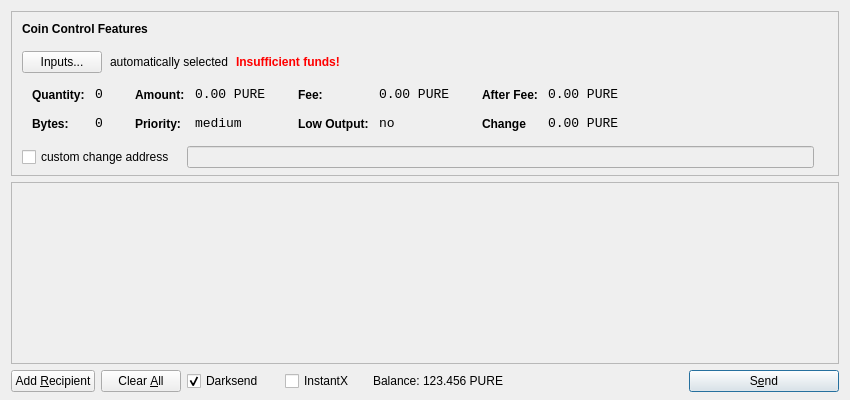
<?xml version="1.0" encoding="UTF-8"?>
<ui version="4.0">
 <class>SendCoinsDialog</class>
 <widget class="QDialog" name="SendCoinsDialog">
  <property name="geometry">
   <rect>
    <x>0</x>
    <y>0</y>
    <width>850</width>
    <height>400</height>
   </rect>
  </property>
  <property name="windowTitle">
   <string>Send Coins</string>
  </property>
  <layout class="QVBoxLayout" name="verticalLayout" stretch="0,1,0">
   <property name="bottomMargin">
    <number>8</number>
   </property>
   <item>
    <widget class="QFrame" name="frameCoinControl">
     <property name="sizePolicy">
      <sizepolicy hsizetype="Expanding" vsizetype="Expanding">
       <horstretch>0</horstretch>
       <verstretch>0</verstretch>
      </sizepolicy>
     </property>
     <property name="maximumSize">
      <size>
       <width>16777215</width>
       <height>16777215</height>
      </size>
     </property>
     <property name="frameShape">
      <enum>QFrame::StyledPanel</enum>
     </property>
     <property name="frameShadow">
      <enum>QFrame::Sunken</enum>
     </property>
     <layout class="QVBoxLayout" name="verticalLayoutCoinControl2">
      <property name="spacing">
       <number>-1</number>
      </property>
      <property name="leftMargin">
       <number>0</number>
      </property>
      <property name="topMargin">
       <number>0</number>
      </property>
      <property name="rightMargin">
       <number>0</number>
      </property>
      <property name="bottomMargin">
       <number>6</number>
      </property>
      <item>
       <layout class="QVBoxLayout" name="verticalLayoutCoinControl" stretch="0,0,0,0,1">
        <property name="spacing">
         <number>0</number>
        </property>
        <property name="leftMargin">
         <number>10</number>
        </property>
        <property name="topMargin">
         <number>10</number>
        </property>
        <item>
         <layout class="QHBoxLayout" name="horizontalLayoutCoinControl1">
          <property name="bottomMargin">
           <number>15</number>
          </property>
          <item>
           <widget class="QLabel" name="labelCoinControlFeatures">
            <property name="sizePolicy">
             <sizepolicy hsizetype="Preferred" vsizetype="Maximum">
              <horstretch>0</horstretch>
              <verstretch>0</verstretch>
             </sizepolicy>
            </property>
            <property name="font">
             <font>
              <weight>75</weight>
              <bold>true</bold>
             </font>
            </property>
            <property name="styleSheet">
             <string notr="true">font-weight:bold;</string>
            </property>
            <property name="text">
             <string>Coin Control Features</string>
            </property>
           </widget>
          </item>
         </layout>
        </item>
        <item>
         <layout class="QHBoxLayout" name="horizontalLayoutCoinControl2" stretch="0,0,0,0">
          <property name="spacing">
           <number>8</number>
          </property>
          <property name="bottomMargin">
           <number>10</number>
          </property>
          <item>
           <widget class="QPushButton" name="pushButtonCoinControl">
            <property name="styleSheet">
             <string notr="true"/>
            </property>
            <property name="text">
             <string>Inputs...</string>
            </property>
           </widget>
          </item>
          <item>
           <widget class="QLabel" name="labelCoinControlAutomaticallySelected">
            <property name="text">
             <string>automatically selected</string>
            </property>
            <property name="margin">
             <number>5</number>
            </property>
           </widget>
          </item>
          <item>
           <widget class="QLabel" name="labelCoinControlInsuffFunds">
            <property name="font">
             <font>
              <weight>75</weight>
              <bold>true</bold>
             </font>
            </property>
            <property name="styleSheet">
             <string notr="true">color:red;font-weight:bold;</string>
            </property>
            <property name="text">
             <string>Insufficient funds!</string>
            </property>
            <property name="margin">
             <number>5</number>
            </property>
           </widget>
          </item>
          <item>
           <spacer name="horizontalSpacerCoinControl">
            <property name="orientation">
             <enum>Qt::Horizontal</enum>
            </property>
            <property name="sizeHint" stdset="0">
             <size>
              <width>40</width>
              <height>1</height>
             </size>
            </property>
           </spacer>
          </item>
         </layout>
        </item>
        <item>
         <widget class="QWidget" name="widgetCoinControl" native="true">
          <property name="sizePolicy">
           <sizepolicy hsizetype="Preferred" vsizetype="Preferred">
            <horstretch>0</horstretch>
            <verstretch>0</verstretch>
           </sizepolicy>
          </property>
          <property name="minimumSize">
           <size>
            <width>0</width>
            <height>0</height>
           </size>
          </property>
          <property name="styleSheet">
           <string notr="true"/>
          </property>
          <layout class="QHBoxLayout" name="horizontalLayoutCoinControl5">
           <property name="margin">
            <number>0</number>
           </property>
           <item>
            <layout class="QHBoxLayout" name="horizontalLayoutCoinControl3" stretch="0,0,0,1">
             <property name="spacing">
              <number>20</number>
             </property>
             <property name="topMargin">
              <number>0</number>
             </property>
             <property name="bottomMargin">
              <number>10</number>
             </property>
             <item>
              <layout class="QFormLayout" name="formLayoutCoinControl1">
               <property name="horizontalSpacing">
                <number>10</number>
               </property>
               <property name="verticalSpacing">
                <number>14</number>
               </property>
               <property name="leftMargin">
                <number>10</number>
               </property>
               <property name="topMargin">
                <number>4</number>
               </property>
               <property name="rightMargin">
                <number>6</number>
               </property>
               <item row="0" column="0">
                <widget class="QLabel" name="labelCoinControlQuantityText">
                 <property name="styleSheet">
                  <string notr="true">font-weight:bold;</string>
                 </property>
                 <property name="text">
                  <string>Quantity:</string>
                 </property>
                 <property name="margin">
                  <number>0</number>
                 </property>
                </widget>
               </item>
               <item row="0" column="1">
                <widget class="QLabel" name="labelCoinControlQuantity">
                 <property name="font">
                  <font>
                   <family>Monospace</family>
                   <pointsize>10</pointsize>
                  </font>
                 </property>
                 <property name="cursor">
                  <cursorShape>IBeamCursor</cursorShape>
                 </property>
                 <property name="contextMenuPolicy">
                  <enum>Qt::ActionsContextMenu</enum>
                 </property>
                 <property name="text">
                  <string>0</string>
                 </property>
                 <property name="margin">
                  <number>0</number>
                 </property>
                 <property name="textInteractionFlags">
                  <set>Qt::LinksAccessibleByMouse|Qt::TextSelectableByKeyboard|Qt::TextSelectableByMouse</set>
                 </property>
                </widget>
               </item>
               <item row="1" column="0">
                <widget class="QLabel" name="labelCoinControlBytesText">
                 <property name="styleSheet">
                  <string notr="true">font-weight:bold;</string>
                 </property>
                 <property name="text">
                  <string>Bytes:</string>
                 </property>
                </widget>
               </item>
               <item row="1" column="1">
                <widget class="QLabel" name="labelCoinControlBytes">
                 <property name="font">
                  <font>
                   <family>Monospace</family>
                   <pointsize>10</pointsize>
                  </font>
                 </property>
                 <property name="cursor">
                  <cursorShape>IBeamCursor</cursorShape>
                 </property>
                 <property name="contextMenuPolicy">
                  <enum>Qt::ActionsContextMenu</enum>
                 </property>
                 <property name="text">
                  <string>0</string>
                 </property>
                 <property name="textInteractionFlags">
                  <set>Qt::LinksAccessibleByMouse|Qt::TextSelectableByKeyboard|Qt::TextSelectableByMouse</set>
                 </property>
                </widget>
               </item>
              </layout>
             </item>
             <item>
              <layout class="QFormLayout" name="formLayoutCoinControl2">
               <property name="horizontalSpacing">
                <number>10</number>
               </property>
               <property name="verticalSpacing">
                <number>14</number>
               </property>
               <property name="leftMargin">
                <number>6</number>
               </property>
               <property name="topMargin">
                <number>4</number>
               </property>
               <property name="rightMargin">
                <number>6</number>
               </property>
               <item row="0" column="0">
                <widget class="QLabel" name="labelCoinControlAmountText">
                 <property name="styleSheet">
                  <string notr="true">font-weight:bold;</string>
                 </property>
                 <property name="text">
                  <string>Amount:</string>
                 </property>
                 <property name="margin">
                  <number>0</number>
                 </property>
                </widget>
               </item>
               <item row="0" column="1">
                <widget class="QLabel" name="labelCoinControlAmount">
                 <property name="font">
                  <font>
                   <family>Monospace</family>
                   <pointsize>10</pointsize>
                  </font>
                 </property>
                 <property name="cursor">
                  <cursorShape>IBeamCursor</cursorShape>
                 </property>
                 <property name="contextMenuPolicy">
                  <enum>Qt::ActionsContextMenu</enum>
                 </property>
                 <property name="text">
                  <string>0.00 PURE</string>
                 </property>
                 <property name="textInteractionFlags">
                  <set>Qt::LinksAccessibleByMouse|Qt::TextSelectableByKeyboard|Qt::TextSelectableByMouse</set>
                 </property>
                </widget>
               </item>
               <item row="1" column="0">
                <widget class="QLabel" name="labelCoinControlPriorityText">
                 <property name="styleSheet">
                  <string notr="true">font-weight:bold;</string>
                 </property>
                 <property name="text">
                  <string>Priority:</string>
                 </property>
                </widget>
               </item>
               <item row="1" column="1">
                <widget class="QLabel" name="labelCoinControlPriority">
                 <property name="font">
                  <font>
                   <family>Monospace</family>
                   <pointsize>10</pointsize>
                  </font>
                 </property>
                 <property name="cursor">
                  <cursorShape>IBeamCursor</cursorShape>
                 </property>
                 <property name="contextMenuPolicy">
                  <enum>Qt::ActionsContextMenu</enum>
                 </property>
                 <property name="text">
                  <string>medium</string>
                 </property>
                 <property name="textInteractionFlags">
                  <set>Qt::LinksAccessibleByMouse|Qt::TextSelectableByKeyboard|Qt::TextSelectableByMouse</set>
                 </property>
                </widget>
               </item>
              </layout>
             </item>
             <item>
              <layout class="QFormLayout" name="formLayoutCoinControl3">
               <property name="horizontalSpacing">
                <number>10</number>
               </property>
               <property name="verticalSpacing">
                <number>14</number>
               </property>
               <property name="leftMargin">
                <number>6</number>
               </property>
               <property name="topMargin">
                <number>4</number>
               </property>
               <property name="rightMargin">
                <number>6</number>
               </property>
               <item row="0" column="0">
                <widget class="QLabel" name="labelCoinControlFeeText">
                 <property name="styleSheet">
                  <string notr="true">font-weight:bold;</string>
                 </property>
                 <property name="text">
                  <string>Fee:</string>
                 </property>
                 <property name="margin">
                  <number>0</number>
                 </property>
                </widget>
               </item>
               <item row="0" column="1">
                <widget class="QLabel" name="labelCoinControlFee">
                 <property name="font">
                  <font>
                   <family>Monospace</family>
                   <pointsize>10</pointsize>
                  </font>
                 </property>
                 <property name="cursor">
                  <cursorShape>IBeamCursor</cursorShape>
                 </property>
                 <property name="contextMenuPolicy">
                  <enum>Qt::ActionsContextMenu</enum>
                 </property>
                 <property name="text">
                  <string>0.00 PURE</string>
                 </property>
                 <property name="textInteractionFlags">
                  <set>Qt::LinksAccessibleByMouse|Qt::TextSelectableByKeyboard|Qt::TextSelectableByMouse</set>
                 </property>
                </widget>
               </item>
               <item row="1" column="0">
                <widget class="QLabel" name="labelCoinControlLowOutputText">
                 <property name="styleSheet">
                  <string notr="true">font-weight:bold;</string>
                 </property>
                 <property name="text">
                  <string>Low Output:</string>
                 </property>
                </widget>
               </item>
               <item row="1" column="1">
                <widget class="QLabel" name="labelCoinControlLowOutput">
                 <property name="font">
                  <font>
                   <family>Monospace</family>
                   <pointsize>10</pointsize>
                  </font>
                 </property>
                 <property name="cursor">
                  <cursorShape>IBeamCursor</cursorShape>
                 </property>
                 <property name="contextMenuPolicy">
                  <enum>Qt::ActionsContextMenu</enum>
                 </property>
                 <property name="text">
                  <string>no</string>
                 </property>
                 <property name="textInteractionFlags">
                  <set>Qt::LinksAccessibleByMouse|Qt::TextSelectableByKeyboard|Qt::TextSelectableByMouse</set>
                 </property>
                </widget>
               </item>
              </layout>
             </item>
             <item>
              <layout class="QFormLayout" name="formLayoutCoinControl4">
               <property name="horizontalSpacing">
                <number>10</number>
               </property>
               <property name="verticalSpacing">
                <number>14</number>
               </property>
               <property name="leftMargin">
                <number>6</number>
               </property>
               <property name="topMargin">
                <number>4</number>
               </property>
               <property name="rightMargin">
                <number>6</number>
               </property>
               <item row="0" column="0">
                <widget class="QLabel" name="labelCoinControlAfterFeeText">
                 <property name="styleSheet">
                  <string notr="true">font-weight:bold;</string>
                 </property>
                 <property name="text">
                  <string>After Fee:</string>
                 </property>
                 <property name="margin">
                  <number>0</number>
                 </property>
                </widget>
               </item>
               <item row="0" column="1">
                <widget class="QLabel" name="labelCoinControlAfterFee">
                 <property name="font">
                  <font>
                   <family>Monospace</family>
                   <pointsize>10</pointsize>
                  </font>
                 </property>
                 <property name="cursor">
                  <cursorShape>IBeamCursor</cursorShape>
                 </property>
                 <property name="contextMenuPolicy">
                  <enum>Qt::ActionsContextMenu</enum>
                 </property>
                 <property name="text">
                  <string>0.00 PURE</string>
                 </property>
                 <property name="textInteractionFlags">
                  <set>Qt::LinksAccessibleByMouse|Qt::TextSelectableByKeyboard|Qt::TextSelectableByMouse</set>
                 </property>
                </widget>
               </item>
               <item row="1" column="0">
                <widget class="QLabel" name="labelCoinControlChangeText">
                 <property name="styleSheet">
                  <string notr="true">font-weight:bold;</string>
                 </property>
                 <property name="text">
                  <string>Change</string>
                 </property>
                </widget>
               </item>
               <item row="1" column="1">
                <widget class="QLabel" name="labelCoinControlChange">
                 <property name="font">
                  <font>
                   <family>Monospace</family>
                   <pointsize>10</pointsize>
                  </font>
                 </property>
                 <property name="cursor">
                  <cursorShape>IBeamCursor</cursorShape>
                 </property>
                 <property name="contextMenuPolicy">
                  <enum>Qt::ActionsContextMenu</enum>
                 </property>
                 <property name="text">
                  <string>0.00 PURE</string>
                 </property>
                 <property name="textInteractionFlags">
                  <set>Qt::LinksAccessibleByMouse|Qt::TextSelectableByKeyboard|Qt::TextSelectableByMouse</set>
                 </property>
                </widget>
               </item>
              </layout>
             </item>
            </layout>
           </item>
          </layout>
         </widget>
        </item>
        <item>
         <layout class="QHBoxLayout" name="horizontalLayoutCoinControl4" stretch="0,0,0">
          <property name="spacing">
           <number>12</number>
          </property>
          <property name="sizeConstraint">
           <enum>QLayout::SetDefaultConstraint</enum>
          </property>
          <property name="topMargin">
           <number>5</number>
          </property>
          <property name="rightMargin">
           <number>5</number>
          </property>
          <item>
           <widget class="QCheckBox" name="checkBoxCoinControlChange">
            <property name="text">
             <string>custom change address</string>
            </property>
           </widget>
          </item>
          <item>
           <widget class="QLineEdit" name="lineEditCoinControlChange">
            <property name="enabled">
             <bool>false</bool>
            </property>
            <property name="sizePolicy">
             <sizepolicy hsizetype="Expanding" vsizetype="Fixed">
              <horstretch>0</horstretch>
              <verstretch>0</verstretch>
             </sizepolicy>
            </property>
           </widget>
          </item>
          <item>
           <widget class="QLabel" name="labelCoinControlChangeLabel">
            <property name="sizePolicy">
             <sizepolicy hsizetype="Preferred" vsizetype="Expanding">
              <horstretch>0</horstretch>
              <verstretch>0</verstretch>
             </sizepolicy>
            </property>
            <property name="minimumSize">
             <size>
              <width>0</width>
              <height>0</height>
             </size>
            </property>
            <property name="text">
             <string/>
            </property>
            <property name="margin">
             <number>3</number>
            </property>
           </widget>
          </item>
         </layout>
        </item>
        <item>
         <spacer name="verticalSpacerCoinControl">
          <property name="orientation">
           <enum>Qt::Vertical</enum>
          </property>
          <property name="sizeHint" stdset="0">
           <size>
            <width>800</width>
            <height>1</height>
           </size>
          </property>
         </spacer>
        </item>
       </layout>
      </item>
     </layout>
    </widget>
   </item>
   <item>
    <widget class="QScrollArea" name="scrollArea">
     <property name="widgetResizable">
      <bool>true</bool>
     </property>
     <widget class="QWidget" name="scrollAreaWidgetContents">
      <property name="geometry">
       <rect>
        <x>0</x>
        <y>0</y>
        <width>830</width>
        <height>165</height>
       </rect>
      </property>
      <layout class="QVBoxLayout" name="verticalLayout_2">
       <property name="margin">
        <number>0</number>
       </property>
       <item>
        <layout class="QVBoxLayout" name="entries">
         <property name="spacing">
          <number>6</number>
         </property>
        </layout>
       </item>
       <item>
        <spacer name="verticalSpacer">
         <property name="orientation">
          <enum>Qt::Vertical</enum>
         </property>
         <property name="sizeHint" stdset="0">
          <size>
           <width>20</width>
           <height>40</height>
          </size>
         </property>
        </spacer>
       </item>
      </layout>
     </widget>
    </widget>
   </item>
   <item>
    <layout class="QHBoxLayout" name="horizontalLayout">
     <item>
      <widget class="QPushButton" name="addButton">
       <property name="toolTip">
        <string>Send to multiple recipients at once</string>
       </property>
       <property name="text">
        <string>Add &amp;Recipient</string>
       </property>
       <property name="autoDefault">
        <bool>false</bool>
       </property>
      </widget>
     </item>
     <item>
      <widget class="QPushButton" name="clearButton">
       <property name="sizePolicy">
        <sizepolicy hsizetype="Minimum" vsizetype="Fixed">
         <horstretch>0</horstretch>
         <verstretch>0</verstretch>
        </sizepolicy>
       </property>
       <property name="toolTip">
        <string>Remove all transaction fields</string>
       </property>
       <property name="text">
        <string>Clear &amp;All</string>
       </property>
       <property name="autoRepeatDelay">
        <number>300</number>
       </property>
       <property name="autoDefault">
        <bool>false</bool>
       </property>
      </widget>
     </item>
     <item>
      <layout class="QHBoxLayout" name="horizontalLayout_2">
       <property name="spacing">
        <number>3</number>
       </property>
        <item>
        <widget class="QCheckBox" name="checkUseDarksend">
         <property name="minimumSize">
          <size>
           <width>95</width>
           <height>0</height>
          </size>
         </property>
         <property name="text">
          <string>Darksend</string>
         </property>
         <property name="checked">
          <bool>true</bool>
         </property>
        </widget>
       </item>
       <item>
        <widget class="QCheckBox" name="checkInstantX">
         <property name="enabled">
          <bool>true</bool>
         </property>
         <property name="minimumSize">
          <size>
           <width>85</width>
           <height>0</height>
          </size>
         </property>
         <property name="text">
          <string>InstantX</string>
         </property>
        </widget>
       </item>
       <item>
        <widget class="QLabel" name="label">
         <property name="sizePolicy">
          <sizepolicy hsizetype="Preferred" vsizetype="Fixed">
           <horstretch>0</horstretch>
           <verstretch>0</verstretch>
          </sizepolicy>
         </property>
         <property name="text">
          <string>Balance:</string>
         </property>
        </widget>
       </item>
       <item>
        <widget class="QLabel" name="labelBalance">
         <property name="sizePolicy">
          <sizepolicy hsizetype="Preferred" vsizetype="Fixed">
           <horstretch>0</horstretch>
           <verstretch>0</verstretch>
          </sizepolicy>
         </property>
         <property name="cursor">
          <cursorShape>IBeamCursor</cursorShape>
         </property>
         <property name="text">
          <string>123.456 PURE</string>
         </property>
         <property name="textInteractionFlags">
          <set>Qt::LinksAccessibleByMouse|Qt::TextSelectableByKeyboard|Qt::TextSelectableByMouse</set>
         </property>
        </widget>
       </item>
      </layout>
     </item>
     <item>
      <spacer name="horizontalSpacer">
       <property name="orientation">
        <enum>Qt::Horizontal</enum>
       </property>
       <property name="sizeHint" stdset="0">
        <size>
         <width>40</width>
         <height>20</height>
        </size>
       </property>
      </spacer>
     </item>
     <item>
      <widget class="QPushButton" name="sendButton">
       <property name="minimumSize">
        <size>
         <width>150</width>
         <height>0</height>
        </size>
       </property>
       <property name="toolTip">
        <string>Confirm the send action</string>
       </property>
       <property name="text">
        <string>S&amp;end</string>
       </property>
       <property name="icon">
        <iconset resource="../bitcoin.qrc">
         <normaloff>:/icons/send</normaloff>:/icons/send</iconset>
       </property>
       <property name="default">
        <bool>true</bool>
       </property>
      </widget>
     </item>
    </layout>
   </item>
  </layout>
 </widget>
 <resources>
  <include location="../bitcoin.qrc"/>
 </resources>
 <connections/>
</ui>
